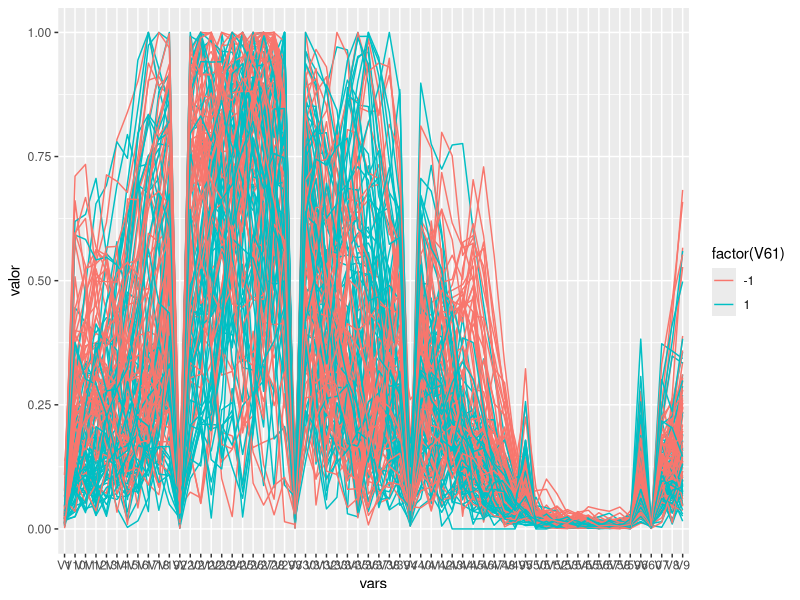

Recreate this plot in R.
## ---- chunk 1
library(rpart)
library(dplyr)
library(tidyr)
library(ggplot2)
## ---- chunk 2
sonar_entrena <- read.table("datos/sonar_train.csv",sep=",")
sonar_prueba <- read.table("datos/sonar_test.csv",sep=",")
table(sonar_entrena$V61)

table(sonar_prueba$V61)

sonar_entrena_1 <- sonar_entrena
sonar_entrena_1$id <- 1:nrow(sonar_entrena)
sonar_m <- sonar_entrena_1 %>% gather(vars, valor, V1:V60)
ggplot(sonar_m, aes(x=vars, y=valor, colour=factor(V61), group=id))+
   geom_line()
 
